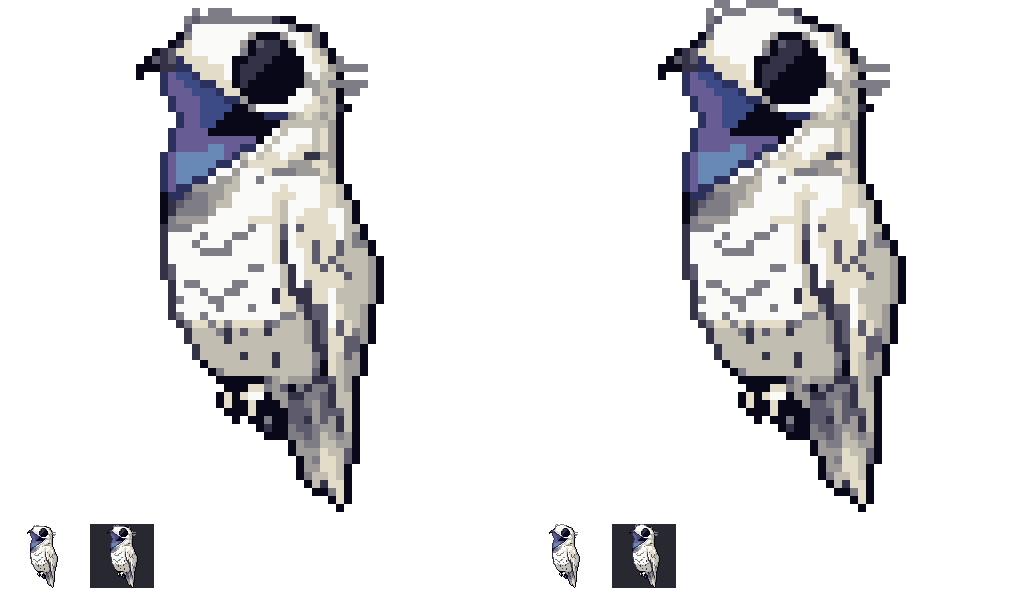

The script that saved this image:
# vel.png: eind_r3 8x | eind_r4 8x, daaronder 1x licht/donker. potoo_8x.png: eind_r4 op 8x op wit.
from PIL import Image
P='/home/user/Pokemon-Fully-Ungrounded/docs/concept/sprites/potoo/'
z=8; W=64*z
def sp(path,bgc):
    t=Image.open(path).convert('RGBA'); bg=Image.new('RGBA',(64,64),bgc+(255,)); bg.alpha_composite(t); return bg.convert('RGB')
v=Image.new('RGB',(2*W+10,W+90),(255,255,255))
for i,p in enumerate((P+'eind_r3/potoo.png',P+'eind_r4/potoo.png')):
    v.paste(sp(p,(255,255,255)).resize((W,W),Image.NEAREST),(i*(W+10),0))
    v.paste(sp(p,(255,255,255)),(i*(W+10)+10,W+12)); v.paste(sp(p,(40,40,48)),(i*(W+10)+90,W+12))
v.save('vel.png')
sp(P+'eind_r4/potoo.png',(255,255,255)).resize((W,W),Image.NEAREST).save('potoo_8x.png')
